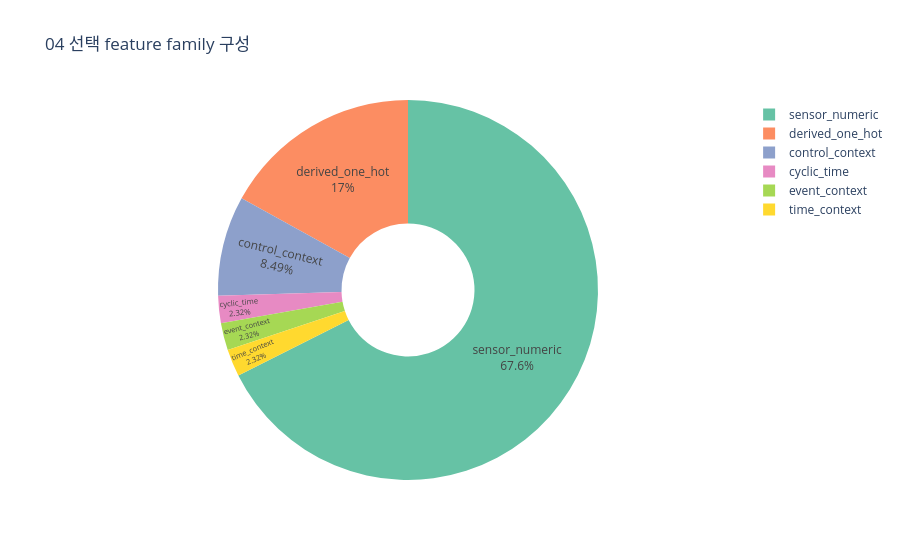
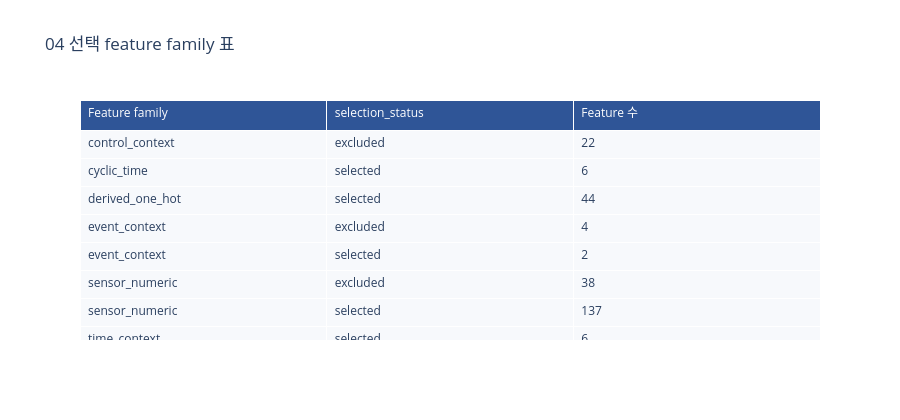

Source (notebook cell) for these figures, in order:
### Markdown cell above
### feature family 분포

04 이후 모델 입력은 단일 센서값만 쓰는 구조가 아니다. 시간 주기, one-hot 상태값, event context, sensor 통계가 함께 들어간다. 이 구조 덕분에 LightGBM은 단순 수치 이상뿐 아니라 계절성, 운전 모드, 이벤트 이력도 같이 볼 수 있다.

### Code cell
if not feature_family.empty:
    fig = px.pie(
        feature_family,
        names="feature_family",
        values="feature_count",
        title="04 선택 feature family 구성",
        hole=0.35,
        color_discrete_sequence=COLOR_SEQ,
    )
    fig.update_traces(textposition="inside", textinfo="percent+label")
    fig.show()
    show_table(feature_family, "04 선택 feature family 표", height=420)
else:
    print("feature_family_summary.csv를 찾지 못했습니다.")

### Figure 1 — Plotly figure (JSON) as saved in the notebook; plotly's stock layout.template omitted (floating-point values rounded to 4 significant figures)
{"data": [{"domain": {"x": [0.0, 1.0], "y": [0.0, 1.0]}, "hole": 0.35, "hovertemplate": "feature_family=%{label}<br>feature_count=%{value}<extra></extra>", "labels": ["control_context", "cyclic_time", "derived_one_hot", "event_context", "event_context", "sensor_numeric", "sensor_numeric", "time_context"], "legendgroup": "", "name": "", "showlegend": true, "textinfo": "percent+label", "textposition": "inside", "type": "pie", "values": [22, 6, 44, 4, 2, 38, 137, 6]}], "layout": {"legend": {"tracegroupgap": 0}, "piecolorway": ["rgb(102,194,165)", "rgb(252,141,98)", "rgb(141,160,203)", "rgb(231,138,195)", "rgb(166,216,84)", "rgb(255,217,47)", "rgb(229,196,148)", "rgb(179,179,179)"], "title": {"text": "04 선택 feature family 구성"}}}

### Figure 2 — Plotly figure (JSON) as saved in the notebook; plotly's stock layout.template omitted (floating-point values rounded to 4 significant figures)
{"data": [{"cells": {"align": "left", "fill": {"color": "#F7F9FC"}, "height": 28, "values": [["control_context", "cyclic_time", "derived_one_hot", "event_context", "event_context", "sensor_numeric", "sensor_numeric", "time_context"], ["excluded", "selected", "selected", "excluded", "selected", "excluded", "selected", "selected"], [22, 6, 44, 4, 2, 38, 137, 6]]}, "header": {"align": "left", "fill": {"color": "#2F5597"}, "font": {"color": "white", "size": 12}, "height": 30, "values": ["Feature family", "selection_status", "Feature 수"]}, "type": "table"}], "layout": {"height": 420, "title": {"text": "04 선택 feature family 표"}}}
